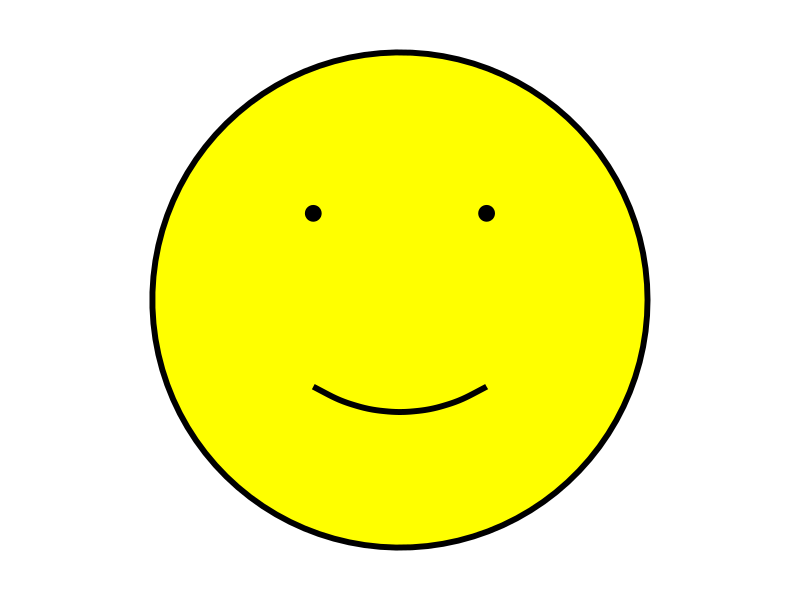

This figure's R source:
# Load necessary libraries
library(ggplot2)

# Data for the smiley face
smiley_data <- data.frame(
  x = c(0, -0.35, 0.35, 0, 0),
  y = c(0, 0.35, 0.35, -0.2, -0.6),
  type = c("head", "left_eye", "right_eye", "mouth", "smile")
)

# Create the plot
p <- ggplot() +
  # Draw the face (circle)
  geom_polygon(data = data.frame(
    x = cos(seq(0, 2 * pi, length.out = 100)), 
    y = sin(seq(0, 2 * pi, length.out = 100))
  ), aes(x = x, y = y), fill = "yellow", color = "black", size = 2) +
  # Draw eyes
  geom_point(data = smiley_data[smiley_data$type %in% c("left_eye", "right_eye"), ],
             aes(x = x, y = y), 
             size = 5, 
             color = "black") +
  # Draw the smile (positive curvature for an upward smile)
  geom_curve(data = smiley_data[smiley_data$type == "smile", ],
             aes(x = -0.35, y = -0.35, xend = 0.35, yend = -0.35), 
             curvature = 0.3,  # Positive curvature for a smile
             size = 2, 
             color = "black") +
  coord_fixed(ratio = 1) +
  theme_void() +
  theme(plot.background = element_rect(fill = "white", color = "white")) +
  theme(plot.margin = margin(20, 20, 20, 20))

# Save the plot as a PNG file
ggsave("smiley_face.png", plot = p, width = 8, height = 6, dpi = 300)